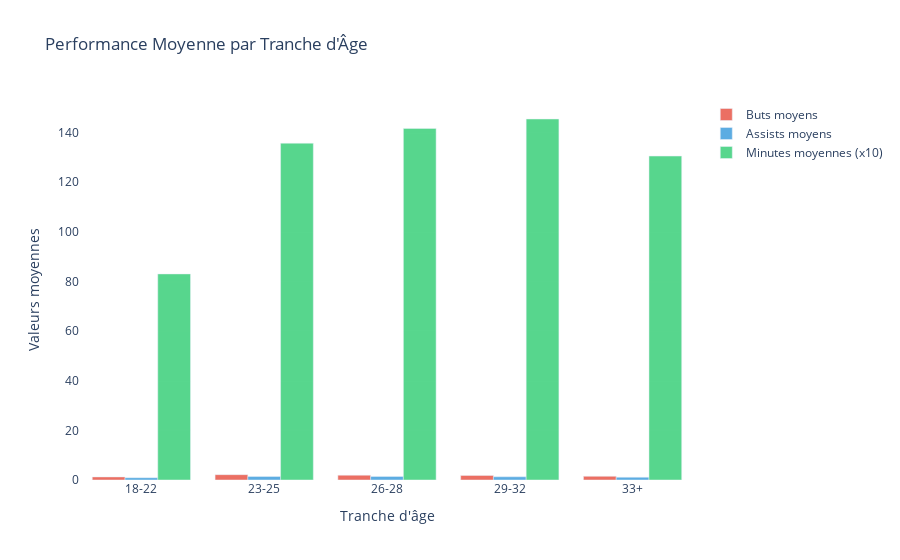

Notebook code cell kept with this figure:
### Code cell
df['age_group'] = pd.cut(df['Age'], 
                        bins=[0, 22, 25, 28, 32, 50], 
                        labels=['18-22', '23-25', '26-28', '29-32', '33+'])

age_stats = df.groupby('age_group')[['Gls', 'Ast', 'Min', 'MP']].mean()

fig_age = go.Figure()

fig_age.add_trace(go.Bar(
    name='Buts moyens',
    x=age_stats.index,
    y=age_stats['Gls'],
    marker_color='#e74c3c',
    opacity=0.8
))

fig_age.add_trace(go.Bar(
    name='Assists moyens',
    x=age_stats.index,
    y=age_stats['Ast'],
    marker_color='#3498db',
    opacity=0.8
))

fig_age.add_trace(go.Bar(
    name='Minutes moyennes (x10)',
    x=age_stats.index,
    y=age_stats['Min']/10,
    marker_color='#2ecc71',
    opacity=0.8
))

fig_age.update_layout(
    title="Performance Moyenne par Tranche d'Âge",
    xaxis_title="Tranche d'âge",
    yaxis_title="Valeurs moyennes",
    barmode='group',
    plot_bgcolor='rgba(0,0,0,0)',
    paper_bgcolor='rgba(0,0,0,0)',
    font_size=12
)

fig_age.show()

### Figure 1 — Plotly figure (JSON) as saved in the notebook; plotly's stock layout.template omitted (floating-point values rounded to 4 significant figures)
{"data": [{"marker": {"color": "#e74c3c"}, "name": "Buts moyens", "opacity": 0.8, "type": "bar", "x": ["18-22", "23-25", "26-28", "29-32", "33+"], "y": [1.241, 2.156, 1.942, 1.84, 1.486]}, {"marker": {"color": "#3498db"}, "name": "Assists moyens", "opacity": 0.8, "type": "bar", "x": ["18-22", "23-25", "26-28", "29-32", "33+"], "y": [0.9316, 1.404, 1.44, 1.296, 1.119]}, {"marker": {"color": "#2ecc71"}, "name": "Minutes moyennes (x10)", "opacity": 0.8, "type": "bar", "x": ["18-22", "23-25", "26-28", "29-32", "33+"], "y": [83.07, 135.8, 141.7, 145.5, 130.6]}], "layout": {"barmode": "group", "font": {"size": 12}, "paper_bgcolor": "rgba(0,0,0,0)", "plot_bgcolor": "rgba(0,0,0,0)", "title": {"text": "Performance Moyenne par Tranche d'Âge"}, "xaxis": {"title": {"text": "Tranche d'âge"}}, "yaxis": {"title": {"text": "Valeurs moyennes"}}}}
